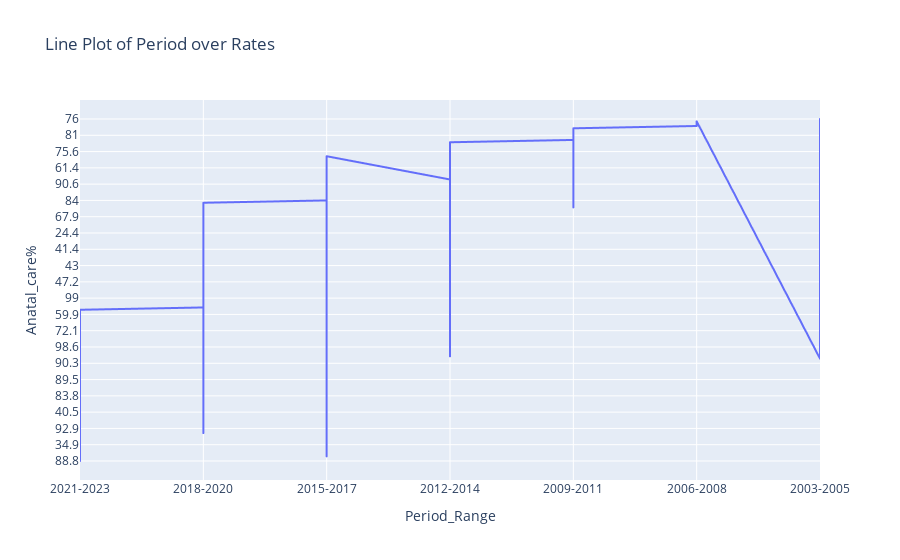

Notebook cell for this chart:
### Code cell
# Example line plot 
fig = px.line(subset_df, x='Period_Range', y='Anatal_care%', title='Line Plot of Period over Rates')
fig.show()

### Figure 1 — Plotly figure (JSON) as saved in the notebook; plotly's stock layout.template omitted (floating-point values rounded to 4 significant figures; data arrays with more than 128 entries replaced by an {"elided": "..."} marker saying what was removed)
{"data": [{"hovertemplate": "Period_Range=%{x}<br>Anatal_care%=%{y}<extra></extra>", "legendgroup": "", "line": {"color": "#636efa", "dash": "solid"}, "marker": {"symbol": "circle"}, "mode": "lines", "name": "", "showlegend": false, "type": "scattergl", "x": {"elided": "4762 str values"}, "xaxis": "x", "y": {"elided": "4762 str values"}, "yaxis": "y"}], "layout": {"legend": {"tracegroupgap": 0}, "title": {"text": "Line Plot of Period over Rates"}, "xaxis": {"anchor": "y", "domain": [0, 1], "title": {"text": "Period_Range"}}, "yaxis": {"anchor": "x", "domain": [0, 1], "title": {"text": "Anatal_care%"}}}}
